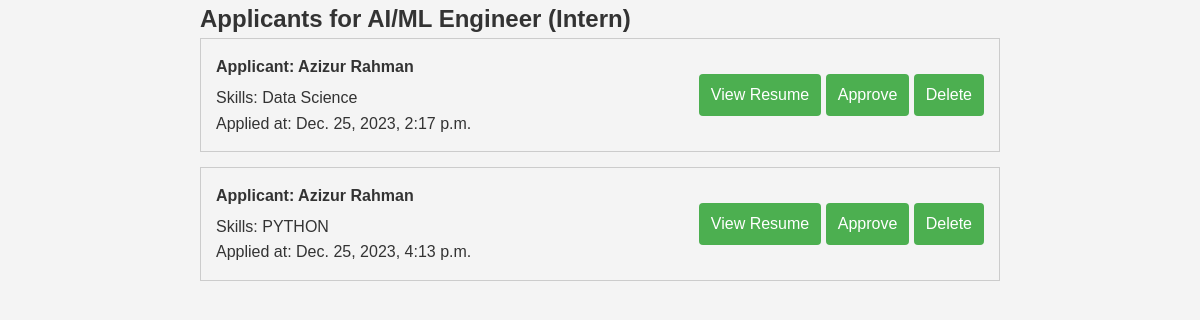
Page /applicant_list/8 on the committed database.
### myApp/models.py (models this page shows, shortened)
class job_model(models.Model):
    job_title = models.CharField(max_length=100, null=True)
    company_name = models.CharField(max_length=100, null=True)
    location = models.CharField(max_length=100, null=True)
    description = models.TextField()
    create_at = models.DateTimeField(auto_now_add=True, null=True)
    update_at = models.DateTimeField(auto_now=True, null=True)
    job_creator = models.ForeignKey(Custom_User, on_delete=models.CASCADE)

class jobApplyModel(models.Model):
    job=models.ForeignKey(job_model,on_delete=models.CASCADE,related_name='applications')
    applicant=models.ForeignKey(Custom_User,on_delete=models.CASCADE)
    applied_at = models.DateTimeField(auto_now_add=True)
    skills = models.CharField(max_length=255, blank=True, null=True)
    resume = models.FileField(upload_to='resumes/', blank=True, null=True)

class Custom_User(AbstractUser):
    USER=[
        ('recruiter','Recruiter'),('jobseeker','JobSeeker')
    ]
    display_name=models.CharField(max_length=100)
    email=models.EmailField(unique=True)
    password=models.CharField(max_length=100)
    confirm_password=models.CharField(max_length=100)
    user_type=models.CharField(choices=USER,max_length=120)
    profile_pic=models.ImageField(upload_to="media/profile_pic",null=True)
    about= models.TextField(max_length=10000,null=True)

### myProject/views.py (the view)
# urls.py: path('applicant_list/<str:myid>',applicant_list,name='applicant_list'),
def applicant_list(request,myid):
    myJob = get_object_or_404(job_model, id=myid)
    applicants = jobApplyModel.objects.filter(job=myJob)
    context = {
        'job': myJob,
        'applicants': applicants,
    }
    return render(request,"Recruiter/applicant_list.html",context)

### Template/Recruiter/applicant_list.html (shortened to what this page needs)
{% extends "dashboard.html" %}
{% block content %}
<!DOCTYPE html>
<html lang="en">
<head>
</head>
<body>
    <div class="container">
        <h2>Applicants for {{ job.job_title }}</h2>
        <ul class="applicant-list">
          {% for applicant in applicants %}
            <li class="applicant-item">
              <div class="applicant-info">
                <p class="applicant-name">Applicant: {{ applicant.applicant.display_name }}</p>
                <p class="applicant-skills">Skills: {{ applicant.skills }}</p>
                <p class="applicant-applied-at">Applied at: {{ applicant.applied_at }}</p>
              </div>
              <div class="resume-link">
                <a href="{{ applicant.resume.url }}" target="_blank">View Resume</a>
                <a href="" >Approve</a>
                <a href="" >Delete</a>
              </div>
            </li>
          {% endfor %}
        </ul>
      </div>
</body>
</html>
{% endblock content %}

### Template/dashboard.html (style rules this page uses)
body { font-family: Arial, sans-serif; margin: 0; padding: 0; }
* { margin: 0; padding: 0; box-sizing: border-box; }
body { font-family: Arial, sans-serif; background-color: #f4f4f4; line-height: 1.6; color: #333; }

### Template/Recruiter/applicant_list.html (style rules this page uses)
body { font-family: Arial, sans-serif; }
.container { max-width: 800px; margin: 0 auto; }
.applicant-list { list-style-type: none; padding: 0; }
.applicant-item { border: 1px solid #ccc; margin-bottom: 15px; padding: 15px; display: flex; justify-content: space-between; align-items: center; }
.applicant-info { flex-grow: 1; }
.applicant-name { font-weight: bold; margin-bottom: 5px; }
.resume-link a { text-decoration: none; background-color: #4caf50; color: white; padding: 8px 12px; border-radius: 4px; display: inline-block; transition: background-color 0.3s; }

### rows in the picture
job_model: job_title "AI/ML Engineer (Intern)"
jobApplyModel: applicant.display_name "Azizur Rahman", skills "Data Science", applied_at "Dec. 25, 2023, 2:17 p.m."
jobApplyModel: applicant.display_name "Azizur Rahman", skills "PYTHON", applied_at "Dec. 25, 2023, 4:13 p.m."
